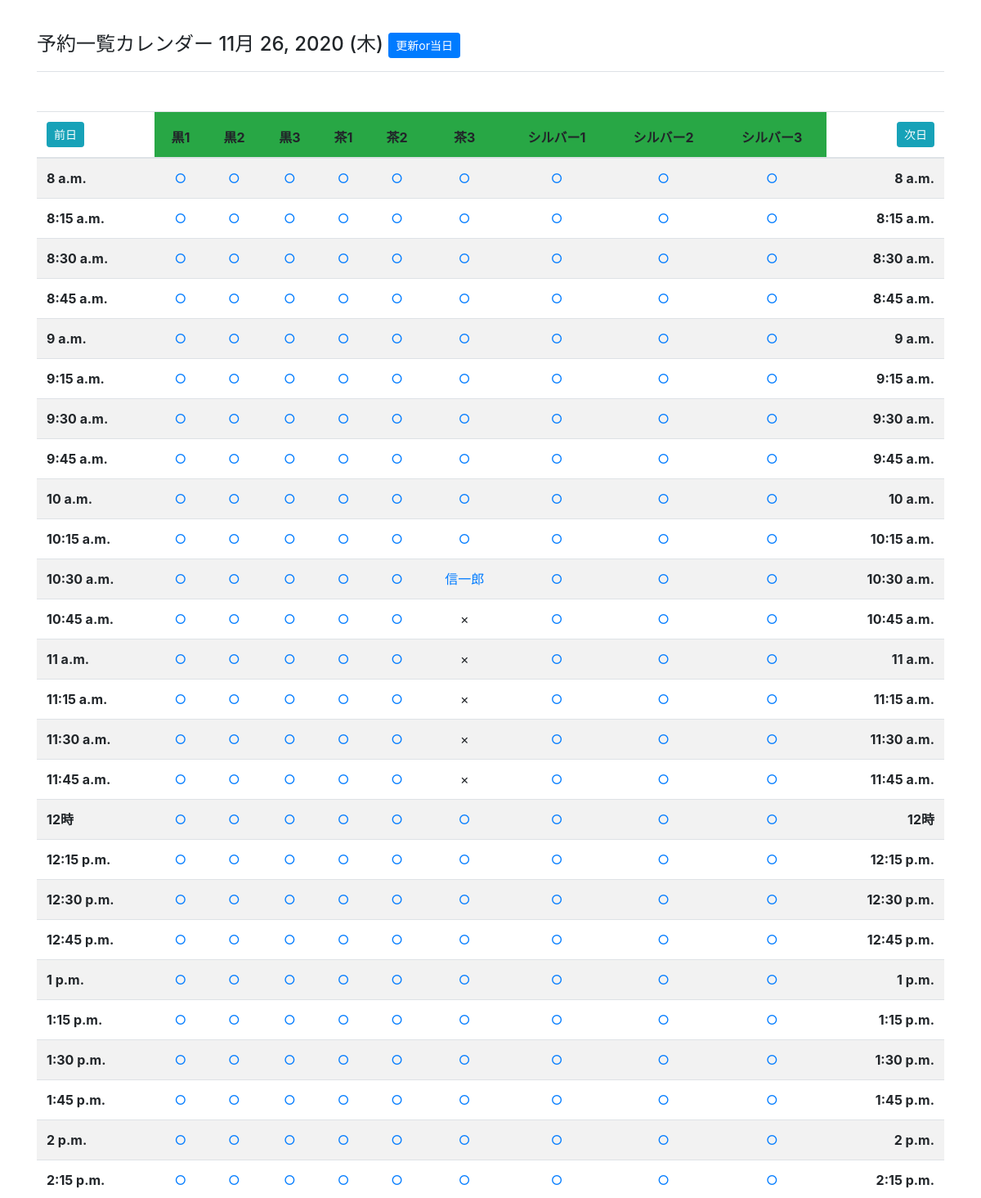
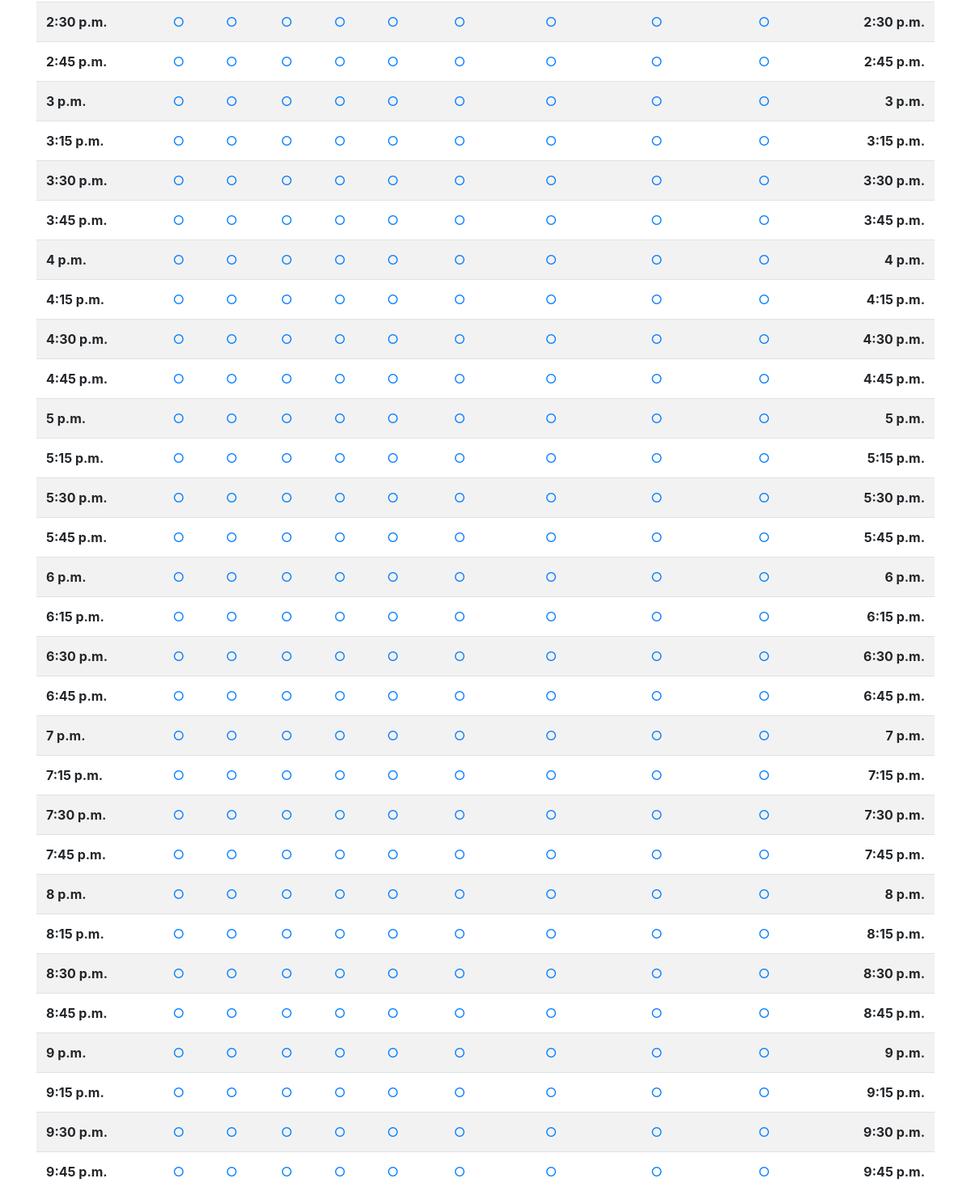
The app's page /booking/calendar/ with its own data (2 pictures, top to bottom).
### booking/models.py (models this page shows, shortened)
class Biketype(models.Model):
    bikename = models.CharField('自転車の種類', max_length=255)
    def __str__(self):
        return self.bikename

class Schedule(models.Model):
    date = models.DateField('利用日')
    start = models.TimeField('開始時間')
    end = models.TimeField('終了時間')
    user = models.CharField('名前', max_length=255)
    biketype = models.ForeignKey(Biketype, verbose_name='使用自転車', on_delete=models.CASCADE) #自転車の種類と紐付け

### booking/views.py (the view)
# urls.py: path('calendar/', views.Calendar.as_view(), name='calendar'), #予約カレンダーのURL
class Calendar(generic.TemplateView):
    template_name = 'booking/calendar.html'
    def get_context_data(self, **kwargs):
        context = super().get_context_data(**kwargs)
        bikelist = []
        for A in Biketype.objects.all():
            bikelist.append(A.bikename)
        today = datetime.date.today()
        year = self.kwargs.get('year')
        month = self.kwargs.get('month')
        day = self.kwargs.get('day')
        if year and month and day:
            base_date = datetime.date(year=year, month=month, day=day)
        else:
            base_date = today  #date型
        day_list = ["月","火","水","木","金","土","日"]
        day_of_the_week = day_list[base_date.weekday()]
        dt = datetime.datetime(2020, 4, 1, 8, 0, 0) #2020/4/1は全く必要ない（時刻計算上,型が違うと大変なんです）https://qiita.com/tekitoh/items/00f5afe0faadb27846b0
        time = dt.time() #time型
        timelist = [] #時間の刻みのリスト
        e_time = datetime.time(22, 00, 00) #貸出終了時間
        while (time < e_time):
            timelist.append(time)
            dt = dt + datetime.timedelta(minutes=15) #15分の刻み
            time = dt.time()
        calendar = {} #空の辞書(カレンダー)を用意する
        for time in timelist:
            row = {}
            for bike in bikelist:
                row[bike] = True
            calendar[time] = row
        start_time = datetime.time(8, 00, 00) #予約可能開始時間
        end_time = datetime.time(22,00, 00) #予約可能終了時間
        message = ""
        for schedule in Schedule.objects.filter(date=base_date).exclude(Q(start__gt=end_time) | Q(end__lt=start_time)):
            book_start_time = schedule.start #time型 予約の開始時刻を取得
            book_end_time = schedule.end #time型 予約の終了時刻を取得
            user_name = schedule.user  #使用者の名前
            bike_type = str(schedule.biketype) #自転車の種類を取得
            if book_start_time in calendar and bike_type in calendar[book_start_time]:
                calendar[book_start_time][bike_type] = user_name
                cast_start_time = datetime.datetime.combine(base_date, book_start_time) + datetime.timedelta(minutes=15) #datetime型、予約開始時間に15分足す
                book_start_time = cast_start_time.time() #time型、時間だけ取り出す
                while (book_start_time < book_end_time):
                    if (calendar[book_start_time][bike_type] == True):
                        calendar[book_start_time][bike_type] = False
                        cast_start_time = datetime.datetime.combine(base_date, book_start_time) + datetime.timedelta(minutes=15) #datetime型
                        book_start_time = cast_start_time.time() #time型
                    else:
                        message = "予約ができてない可能性があります。確認を！！"
                        cast_start_time = datetime.datetime.combine(base_date, book_start_time) + datetime.timedelta(minutes=15) #datetime型
                        book_start_time = cast_start_time.time() #time型
        context['date'] = base_date
        context['day'] = day_of_the_week
        context['before'] = base_date - datetime.timedelta(days=1)
        context['after'] = base_date + datetime.timedelta(days=1)
        context['bikelist'] = bikelist
        context['calendar'] = calendar
        context['message'] = message
        return context

### booking/templates/booking/calendar.html (shortened to what this page needs)
<!DOCTYPE html>
{% extends "booking/base.html" %}
{% load bootstrap4 %}
{% block content %}
    <h4 class="mt-4 mb-5 border-bottom">予約一覧カレンダー {{date}} ({{day}})
        <a href="{% url 'booking:calendar' %}" class="btn btn-primary btn-sm my-3">更新or当日</a><br>
    </h4>
    <table class="table table-striped">
        <thead class="sticky-top">
            <tr>
                <th scope="col" class="text-left">
                    <a href="{% url 'booking:calendar' before.year before.month before.day %}" class="btn btn-info btn-sm">前日</a>
                </th>
                {% for bike in bikelist%}
                    <th scope="col" class="text-center bg-success">{{bike}}</th>
                {% endfor %}
                <th scope="col" class="text-right">
                    <a href="{% url 'booking:calendar' after.year after.month after.day %}" class="btn btn-info btn-sm">次日</a>
                </th>
            </tr>
        </thead>
        <tbody>
            {% for time, schedule in calendar.items %}
            <tr>
                <th scope="row">{{time}}</th>
                {% for bike, book in schedule.items %}
                <td class="text-center">
                    {% if book  == True%}
                        <a href="{% url 'booking:book' date.year date.month date.day time.hour time.minute bike %}" >○</a>
                    {% elif book == False%}
                        ×
                    {% else%}
                        <a href="{% url 'booking:mypage' date.year date.month date.day time.hour time.minute bike  %}">{{book}}</a>
                    {% endif %}
                </td>
                {% endfor %}
                <th class="text-right">{{time}}</th>
            </tr>
            {% endfor %}
        </tbody>
    </table>
{% endblock content %}

### booking/templates/booking/base.html (shortened to what this page needs)
<!DOCTYPE html>
{% load i18n static %}
<html>
<head>
<link rel="stylesheet" href="{% static 'booking/css/bootstrap.min.css' %}">
</head>
<body>
  <div class="container">
    {% block content %}{% endblock %}
  </div>
</body>
</html>

### records on screen
Biketype: bikelist "黒1"
Biketype: bikelist "黒2"
Biketype: bikelist "黒3"
Biketype: bikelist "茶1"
Biketype: bikelist "茶2"
Biketype: bikelist "茶3"
Biketype: bikelist "シルバー1"
Biketype: bikelist "シルバー2"
Biketype: bikelist "シルバー3"
Schedule: schedule "信一郎"

### other values on screen
{{ day }} "木"
{{ time }} "8 a.m." "8:15 a.m." "8:30 a.m." "8:45 a.m." "9 a.m." "9:15 a.m." "9:30 a.m." "9:45 a.m." "10 a.m." "10:15 a.m." "10:30 a.m." "10:45 a.m." "11 a.m." "11:15 a.m." "11:30 a.m." "11:45 a.m." "12時" "12:15 p.m." "12:30 p.m." "12:45 p.m." "1 p.m." "1:15 p.m." "1:30 p.m." "1:45 p.m." "2 p.m." "2:15 p.m." "2:30 p.m." "2:45 p.m." "3 p.m." "3:15 p.m." "3:30 p.m." "3:45 p.m." "4 p.m." "4:15 p.m." "4:30 p.m." "4:45 p.m." "5 p.m." "5:15 p.m." "5:30 p.m." "5:45 p.m." "6 p.m." "6:15 p.m." "6:30 p.m." "6:45 p.m." "7 p.m." "7:15 p.m." "7:30 p.m." "7:45 p.m." "8 p.m." "8:15 p.m." "8:30 p.m." "8:45 p.m." "9 p.m." "9:15 p.m." "9:30 p.m." "9:45 p.m."
